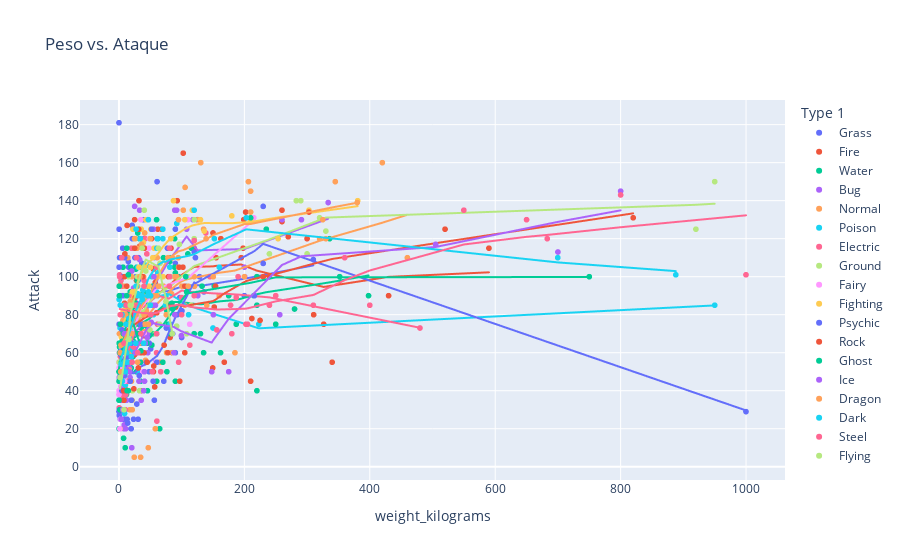

The code cell stored with this chart in its notebook:
### Markdown cell above
## Relação Peso x Ataque

### Code cell
weight_attack

# Normal e dragon são os que se encaixam melhor na relação.
